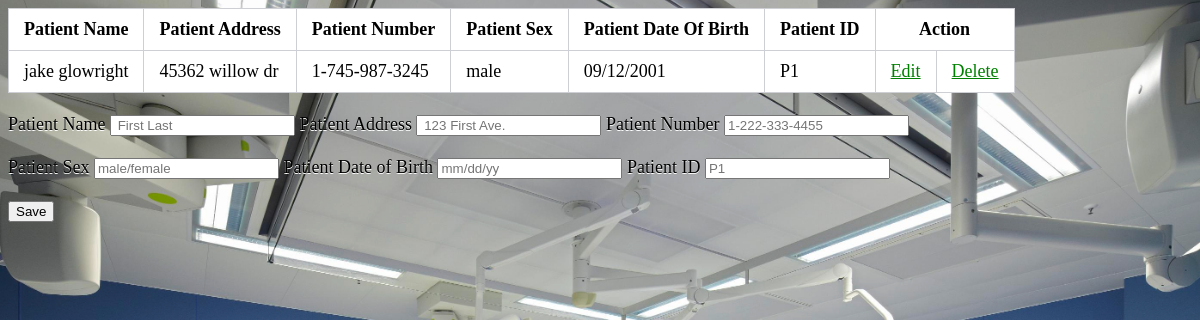
Page /CRUDview.php on the earlier database version.
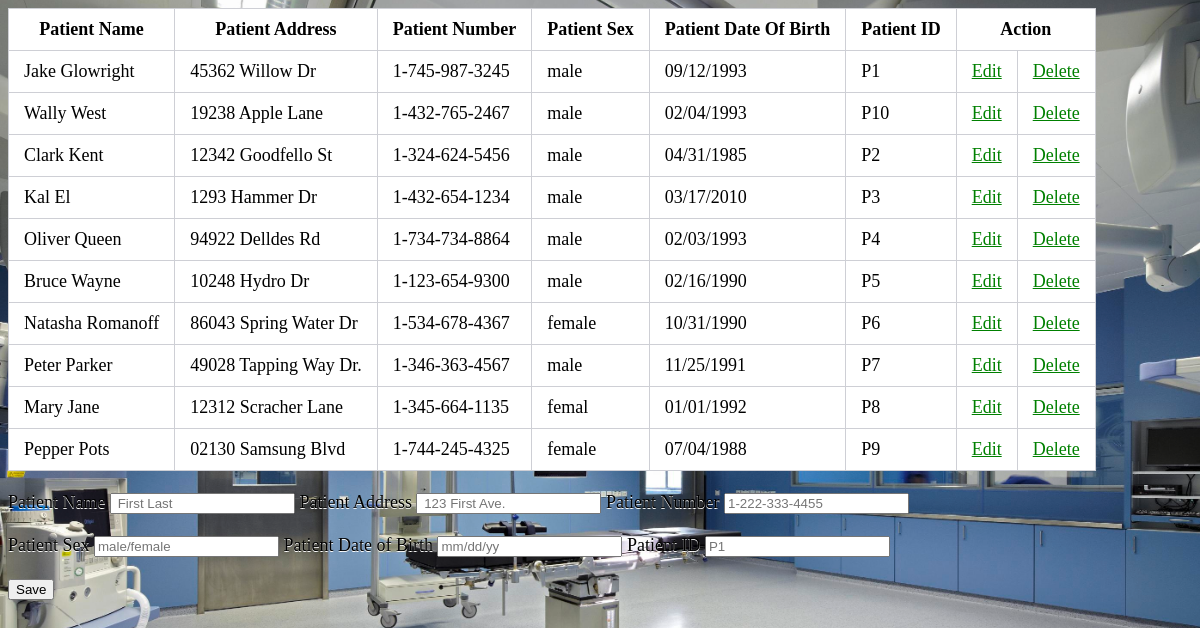
Same page on the later database version.
### tables this page shows
CREATE TABLE `patient` (
  `address` varchar(25) DEFAULT NULL,
  `dateOfBirth` varchar(10) DEFAULT NULL,
  `name` varchar(20) NOT NULL,
  `phoneNumber` varchar(20) DEFAULT NULL,
  `patientID` varchar(11) NOT NULL,
  `sex` varchar(10) DEFAULT NULL
);

### Crud.php (called while the page is built, shortened)
<?php
	$patientName = "";
	$patientAddress = "";
	$patientDateOfBirth = "";
	$patientNumber = "";
	$patientSex = "";
	$patientID ="";
	$edit_state = false;
	include("dbconnect.php");
	$results = mysqli_query($conn, "SELECT p.address as patientAddress, p.dateOfBirth as patientDateOfBirth, p.name as patientName, p.phoneNumber as patientNumber, p.patientID as patientID, p.sex as patientSex FROM patient as p");
?>

### CRUDview.php (the view, shortened to what this page needs)
<?php include('Crud.php');
?>
<!DOCTYPE html>
<html>
<head><link rel="stylesheet" href="style.css" type="text/css"></head>
<body>
	<table>
		<thead>
			<tr>
				<th>Patient Name</th>
				<th>Patient Address</th>
				<th>Patient Number</th>
				<th>Patient Sex</th>
				<th>Patient Date Of Birth</th>
				<th>Patient ID</th>
				<th colspan="2">Action</th>
			</tr>
		</thead>
		<tbody>
			<?php while($row = mysqli_fetch_array($results)) { ?>
				<tr>
					<td><?php echo $row['patientName'] ?></td>
					<td><?php echo $row['patientAddress'] ?></td>
					<td><?php echo $row['patientNumber'] ?></td>
					<td><?php echo $row['patientSex'] ?></td>
					<td><?php echo $row['patientDateOfBirth'] ?></td>
					<td><?php echo $row['patientID'] ?></td>
					<td>
						<a href="CRUDview.php?edit=<?php echo $row['patientID']; ?>">Edit</a>
					</td>
					<td>
						<a href="CRUDview.php?delete=<?php echo $row['patientID']; ?>">Delete</a>
					</td>
				</tr>
			<?php } ?>
	</table>
	<form method="post" action="Crud.php">
		<br><label>Patient Name</label>
			<input type="text" name="patientName" placeholder=" First Last" value ="<?php echo $patientName?>">
		<label>Patient Address</label>
			<input type="text" name="patientAddress" placeholder=" 123 First Ave." value ="<?php echo $patientAddress ?>">
		<label>Patient Number</label>
			<input type="text" name="patientNumber" placeholder="1-222-333-4455" value ="<?php echo $patientNumber ?>"><br/><br/>
		<label>Patient Sex</label>
			<input type="text" name="patientSex" placeholder="male/female" value ="<?php echo $patientSex ?>">
		<label>Patient Date of Birth</label>
			<input type="text" name="patientDateOfBirth" placeholder="mm/dd/yy" value ="<?php echo $patientDateOfBirth ?>">
		<label>Patient ID</label>
			<input type="text" name="patientID" placeholder="P1" value ="<?php echo $patientID ?>">	<br><br>
			<?php if($edit_state == false): ?>
				<button type="submit" name="save">Save</button>
			<?php else: ?>
				<button type="submit" name="edit">Edit</button>
			<?php endif ?>
	</form>
</body>
</html>

Differences in the rows shown:
changed patient "P1": name "jake glowright" → "Jake Glowright"; address "45362 willow dr" → "45362 Willow Dr"; dateOfBirth "09/12/2001" → "09/12/1993"
added patient: name "Wally West", address "19238 Apple Lane", phoneNumber "1-432-765-2467", sex "male", dateOfBirth "02/04/1993", patientID "P10"
added patient: name "Clark Kent", address "12342 Goodfello St", phoneNumber "1-324-624-5456", sex "male", dateOfBirth "04/31/1985", patientID "P2"
added patient: name "Kal El", address "1293 Hammer Dr", phoneNumber "1-432-654-1234", sex "male", dateOfBirth "03/17/2010", patientID "P3"
added patient: name "Oliver Queen", address "94922 Delldes Rd", phoneNumber "1-734-734-8864", sex "male", dateOfBirth "02/03/1993", patientID "P4"
added patient: name "Bruce Wayne", address "10248 Hydro Dr", phoneNumber "1-123-654-9300", sex "male", dateOfBirth "02/16/1990", patientID "P5"
added patient: name "Natasha Romanoff", address "86043 Spring Water Dr", phoneNumber "1-534-678-4367", sex "female", dateOfBirth "10/31/1990", patientID "P6"
added patient: name "Peter Parker", address "49028 Tapping Way Dr.", phoneNumber "1-346-363-4567", sex "male", dateOfBirth "11/25/1991", patientID "P7"
added patient: name "Mary Jane", address "12312 Scracher Lane", phoneNumber "1-345-664-1135", sex "femal", dateOfBirth "01/01/1992", patientID "P8"
added patient: name "Pepper Pots", address "02130 Samsung Blvd", phoneNumber "1-744-245-4325", sex "female", dateOfBirth "07/04/1988", patientID "P9"
